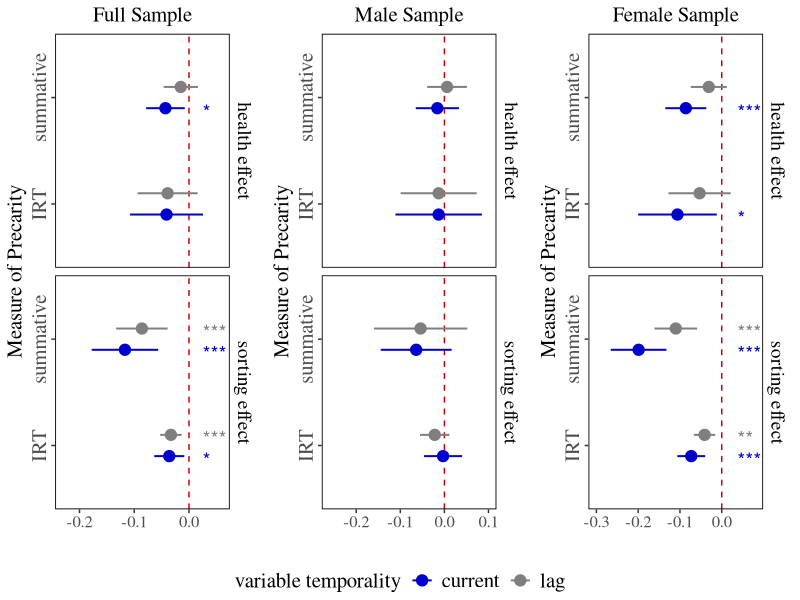
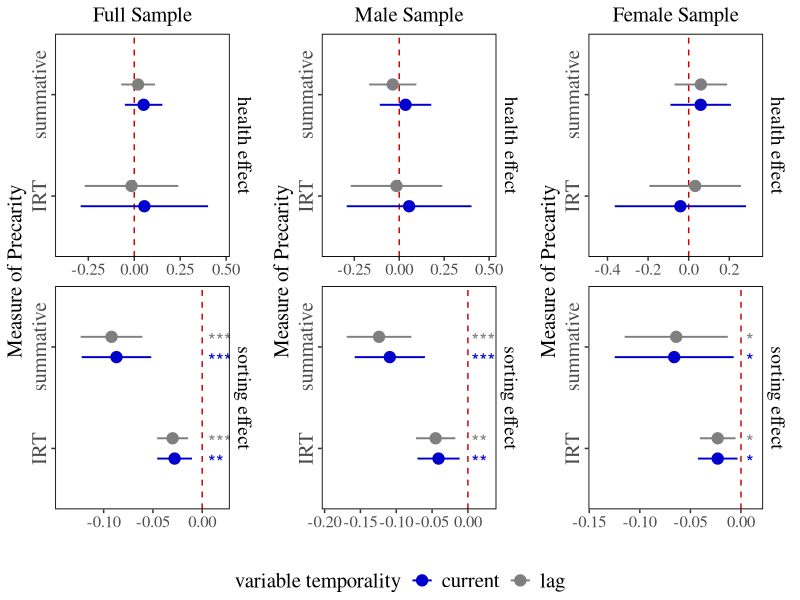
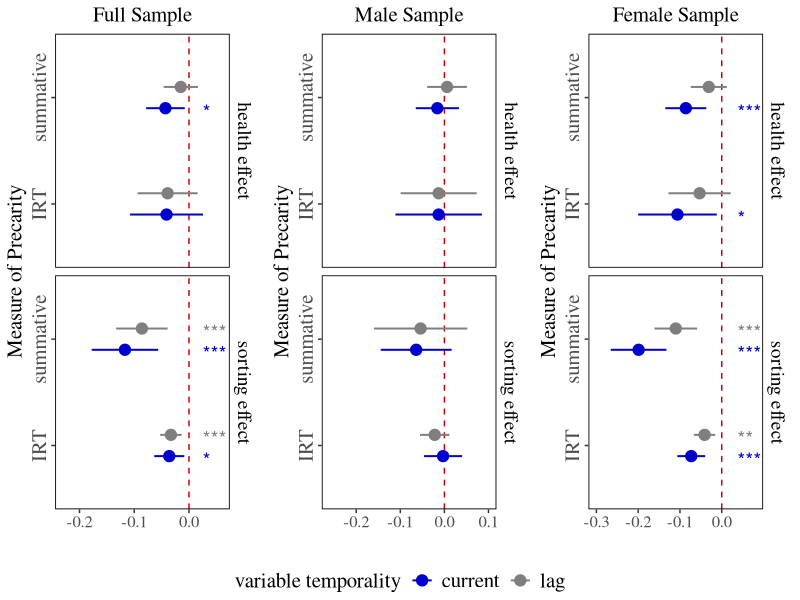
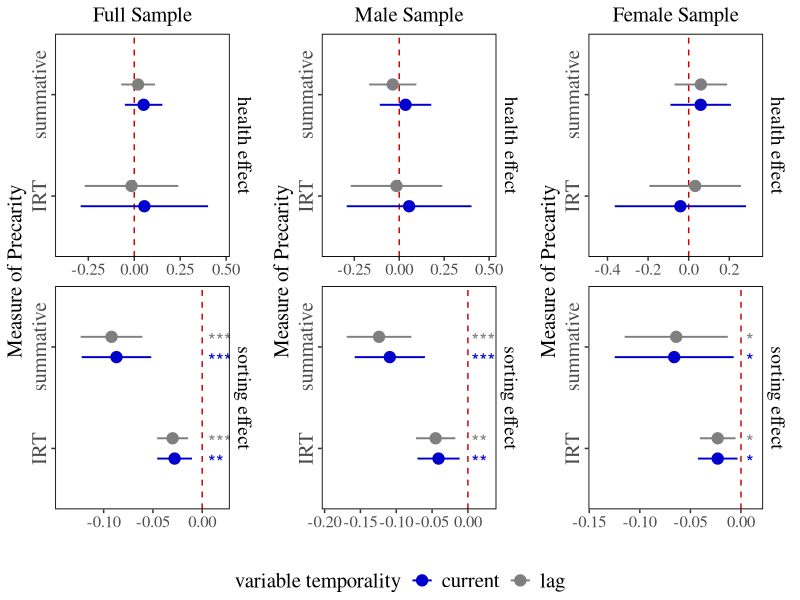

These figures' R source, in order:
library(ggplot2)
library(dplyr)
library(ggpubr)

## set working directory
setwd("/Users/wenhao/Library/CloudStorage/Dropbox/RA Linsey/github_share")

## plot
results <- read.csv("results/CLPM.csv")

## change order
results$model <- as.character(results$model)
results$model <- factor(results$model, levels=c("female","male","full"))

## change effect label
results <- results %>%
  mutate(direction = case_when(
    direction == "sorting" ~ "sorting effect",
    direction == "causation" ~ "health effect"
  ))

######## General Health ########

general_full <-
  results %>%
  mutate(z = coef / se,
         p = 2 * (1 - pnorm(abs(z))),
         sig = case_when(
           p < 0.001 ~ "***",
           p < 0.01  ~ "**",
           p < 0.05  ~ "*",
           TRUE      ~ ""
         )) %>%
  filter(response=="general health") %>%
  filter(model=="full") %>%
  ggplot(aes(x = factor(measure), y = coef, color = time)) +
  geom_hline(yintercept = 0, colour = "red3", lty = 2) +
  geom_point(aes(x = measure, 
                 y = coef), position=position_dodge(width=0.4),
             size = 3.5) + 
  facet_grid(direction~.) +
  geom_errorbar(aes(ymin=coef-1.96*se, ymax=coef+1.96*se), width=0,
                position=position_dodge(.4), lwd = 2/3) +
  scale_color_manual(values=c("blue3","grey50")) +
  coord_flip() +
  xlab("Measure of Precarity") +
  ylim(-0.23,0.06) +
  ylab("") +
  theme_classic() +
  ggtitle("Full Sample") +
  labs(color = "variable temporality") +
  theme(text = element_text(family="Times"),
        legend.position="bottom",
        plot.title = element_text(size=15, hjust=0.5),
        panel.grid.major = element_blank(),
        panel.grid.minor = element_blank(),
        strip.background = element_blank(),
        axis.line = element_blank(),
        strip.text.y = element_text(size = 14, colour = "black"),
        panel.border = element_rect(colour = "black", fill = NA, linewidth=0.6),
        axis.text.y = element_text(size=15, angle=90, hjust=0.5),
        axis.text.x = element_text(size=12),
        axis.title=element_text(size=15,hjust=0.5),
        legend.text = element_text(size=15),
        legend.title = element_text(size=15))  + 
  geom_text(
    aes(label = sig,
        group = time,
        y = 0.025),
    position = position_dodge(width = 0.4),
    size = 5,
    hjust = 0,
    vjust = 0.75,
    show.legend = FALSE) 

general_male <-
  results %>%
  mutate(z = coef / se,
         p = 2 * (1 - pnorm(abs(z))),
         sig = case_when(
           p < 0.001 ~ "***",
           p < 0.01  ~ "**",
           p < 0.05  ~ "*",
           TRUE      ~ ""
         )) %>%
  filter(response=="general health") %>%
  filter(model=="male") %>%
  ggplot(aes(x = factor(measure), y = coef, color = time)) +
  geom_hline(yintercept = 0, colour = "red3", lty = 2) +
  geom_point(aes(x = measure, 
                 y = coef), position=position_dodge(width=0.4),
             size = 3.5) + 
  facet_grid(direction~.) +
  geom_errorbar(aes(ymin=coef-1.96*se, ymax=coef+1.96*se), width=0,
                position=position_dodge(.4), lwd = 2/3) +
  scale_color_manual(values=c("blue3","grey50")) +
  coord_flip() +
  xlab("Measure of Precarity") +
  ylim(-0.26,0.1) +
  ylab("") +
  theme_classic() +
  ggtitle("Male Sample") +
  labs(color = "variable temporality") +
  theme(text = element_text(family="Times"),
        legend.position="bottom",
        plot.title = element_text(size=15, hjust=0.5),
        panel.grid.major = element_blank(),
        panel.grid.minor = element_blank(),
        strip.background = element_blank(),
        axis.line = element_blank(),
        strip.text.y = element_text(size = 14, colour = "black"),
        panel.border = element_rect(colour = "black", fill = NA, linewidth=0.6),
        axis.text.y = element_text(size=15, angle=90, hjust=0.5),
        axis.text.x = element_text(size=12),
        axis.title=element_text(size=15,hjust=0.5),
        legend.text = element_text(size=15),
        legend.title = element_text(size=15))  + 
  geom_text(
    aes(label = sig,
        group = time,
        y = 0.045),
    position = position_dodge(width = 0.4),
    size = 5,
    hjust = 0,
    vjust = 0.75,
    show.legend = FALSE) 

general_female <-
  results %>%
  mutate(z = coef / se,
         p = 2 * (1 - pnorm(abs(z))),
         sig = case_when(
           p < 0.001 ~ "***",
           p < 0.01  ~ "**",
           p < 0.05  ~ "*",
           TRUE      ~ ""
         )) %>%
  filter(response=="general health") %>%
  filter(model=="female") %>%
  ggplot(aes(x = factor(measure), y = coef, color = time)) +
  geom_hline(yintercept = 0, colour = "red3", lty = 2) +
  geom_point(aes(x = measure, 
                 y = coef), position=position_dodge(width=0.4),
             size = 3.5) + 
  facet_grid(direction~.) +
  geom_errorbar(aes(ymin=coef-1.96*se, ymax=coef+1.96*se), width=0,
                position=position_dodge(.4), lwd = 2/3) +
  scale_color_manual(values=c("blue3","grey50")) +
  coord_flip() +
  xlab("Measure of Precarity") +
  ylim(-0.3,0.08) +
  ylab("") +
  theme_classic() +
  ggtitle("Female Sample") +
  labs(color = "variable temporality") +
  theme(text = element_text(family="Times"),
        legend.position="bottom",
        plot.title = element_text(size=15, hjust=0.5),
        panel.grid.major = element_blank(),
        panel.grid.minor = element_blank(),
        strip.background = element_blank(),
        axis.line = element_blank(),
        strip.text.y = element_text(size = 14, colour = "black"),
        panel.border = element_rect(colour = "black", fill = NA, linewidth=0.6),
        axis.text.y = element_text(size=15, angle=90, hjust=0.5),
        axis.text.x = element_text(size=12),
        axis.title=element_text(size=15,hjust=0.5),
        legend.text = element_text(size=15),
        legend.title = element_text(size=15))  + 
  geom_text(
    aes(label = sig,
        group = time,
        y = 0.038),
    position = position_dodge(width = 0.4),
    size = 5,
    hjust = 0,
    vjust = 0.75,
    show.legend = FALSE) 

## plot
ggarrange(general_full,
          general_male,
          general_female,
          common.legend = TRUE, legend="bottom",nrow=1,ncol=3,
          labels=NULL)
ggsave("results/figures/CLPM_general.png", width = 23.6, height = 13.5, units = "cm")


######## Mental Health ########

mental_full <- results %>%
  mutate(z = coef / se,
         p = 2 * (1 - pnorm(abs(z))),
         sig = case_when(
           p < 0.001 ~ "***",
           p < 0.01  ~ "**",
           p < 0.05  ~ "*",
           TRUE      ~ ""
         )) %>%
  filter(response=="mental health") %>%
  filter(model=="full") %>%
  ggplot(aes(x = factor(measure), y = coef, color = time)) +
  geom_hline(yintercept = 0, colour = "red3", lty = 2) +
  geom_point(aes(x = measure, 
                 y = coef), position=position_dodge(width=0.4),
             size = 3.5) + 
  facet_wrap(.~direction, scales = "free", ncol = 1, 
             strip.position = "right") +
  scale_y_continuous(expand = expansion(mult = c(0.2, 0.17))) +
  geom_errorbar(aes(ymin=coef-1.96*se, ymax=coef+1.96*se), width=0,
                position=position_dodge(.4), lwd = 2/3) +
  scale_color_manual(values=c("blue3","grey50")) +
  coord_flip() +
  xlab("Measure of Precarity") +
  ylab("") +
  theme_classic() +
  ggtitle("Full Sample") +
  labs(color = "variable temporality") +
  theme(text = element_text(family="Times"),
        legend.position="bottom",
        plot.title = element_text(size=15, hjust=0.5),
        panel.grid.major = element_blank(),
        panel.grid.minor = element_blank(),
        strip.background = element_blank(),
        axis.line = element_blank(),
        strip.text.y = element_text(size = 14, colour = "black"),
        panel.border = element_rect(colour = "black", fill = NA, linewidth=0.6),
        axis.text.y = element_text(size=15, angle=90, hjust=0.5),
        axis.text.x = element_text(size=12),
        axis.title=element_text(size=15,hjust=0.5),
        legend.text = element_text(size=15),
        legend.title = element_text(size=15))  + 
  geom_text(
    aes(label = sig,
        group = time,
        y = 0.006),
    position = position_dodge(width = 0.4),
    size = 5,
    hjust = 0,
    vjust = 0.75,
    show.legend = FALSE) 

mental_male <-
  results %>%
  mutate(z = coef / se,
         p = 2 * (1 - pnorm(abs(z))),
         sig = case_when(
           p < 0.001 ~ "***",
           p < 0.01  ~ "**",
           p < 0.05  ~ "*",
           TRUE      ~ ""
         )) %>%
  filter(response=="mental health") %>%
  filter(model=="male") %>%
  ggplot(aes(x = factor(measure), y = coef, color = time)) +
  geom_hline(yintercept = 0, colour = "red3", lty = 2) +
  geom_point(aes(x = measure, 
                 y = coef), position=position_dodge(width=0.4),
             size = 3.5) + 
  facet_wrap(.~direction, scales = "free", ncol = 1, 
             strip.position = "right") +
  scale_y_continuous(expand = expansion(mult = c(0.2, 0.2))) +
  geom_errorbar(aes(ymin=coef-1.96*se, ymax=coef+1.96*se), width=0,
                position=position_dodge(.4), lwd = 2/3) +
  scale_color_manual(values=c("blue3","grey50")) +
  coord_flip() +
  xlab("Measure of Precarity") +
  ylab("") +
  theme_classic() +
  ggtitle("Male Sample") +
  labs(color = "variable temporality") +
  theme(text = element_text(family="Times"),
        legend.position="bottom",
        plot.title = element_text(size=15, hjust=0.5),
        panel.grid.major = element_blank(),
        panel.grid.minor = element_blank(),
        strip.background = element_blank(),
        axis.line = element_blank(),
        strip.text.y = element_text(size = 14, colour = "black"),
        panel.border = element_rect(colour = "black", fill = NA, linewidth=0.6),
        axis.text.y = element_text(size=15, angle=90, hjust=0.5),
        axis.text.x = element_text(size=12),
        axis.title=element_text(size=15,hjust=0.5),
        legend.text = element_text(size=15),
        legend.title = element_text(size=15))  + 
  geom_text(
    aes(label = sig,
        group = time,
        y = 0.005),
    position = position_dodge(width = 0.4),
    size = 5,
    hjust = 0,
    vjust = 0.75,
    show.legend = FALSE) 

mental_female <-
  results %>%
  mutate(z = coef / se,
         p = 2 * (1 - pnorm(abs(z))),
         sig = case_when(
           p < 0.001 ~ "***",
           p < 0.01  ~ "**",
           p < 0.05  ~ "*",
           TRUE      ~ ""
         )) %>%
  filter(response=="mental health") %>%
  filter(model=="female") %>%
  ggplot(aes(x = factor(measure), y = coef, color = time)) +
  geom_hline(yintercept = 0, colour = "red3", lty = 2) +
  geom_point(aes(x = measure, 
                 y = coef), position=position_dodge(width=0.4),
             size = 3.5) + 
  facet_wrap(.~direction, scales = "free", ncol = 1, 
             strip.position = "right") +
  scale_y_continuous(expand = expansion(mult = c(0.2, 0.13))) +
  geom_errorbar(aes(ymin=coef-1.96*se, ymax=coef+1.96*se), width=0,
                position=position_dodge(.4), lwd = 2/3) +
  scale_color_manual(values=c("blue3","grey50")) +
  coord_flip() +
  xlab("Measure of Precarity") +
  ylab("") +
  theme_classic() +
  ggtitle("Female Sample") +
  labs(color = "variable temporality") +
  theme(text = element_text(family="Times"),
        legend.position="bottom",
        plot.title = element_text(size=15, hjust=0.5),
        panel.grid.major = element_blank(),
        panel.grid.minor = element_blank(),
        strip.background = element_blank(),
        axis.line = element_blank(),
        strip.text.y = element_text(size = 14, colour = "black"),
        panel.border = element_rect(colour = "black", fill = NA, linewidth=0.6),
        axis.text.y = element_text(size=15, angle=90, hjust=0.5),
        axis.text.x = element_text(size=12),
        axis.title=element_text(size=15,hjust=0.5),
        legend.text = element_text(size=15),
        legend.title = element_text(size=15))  + 
  geom_text(
    aes(label = sig,
        group = time,
        y = 0.005),
    position = position_dodge(width = 0.4),
    size = 5,
    hjust = 0,
    vjust = 0.75,
    show.legend = FALSE) 

## plot
ggarrange(mental_full,
          mental_male,
          mental_female,
          common.legend = TRUE, legend="bottom",nrow=1,ncol=3,
          labels=NULL)
ggsave("results/figures/CLPM_mental.png", width = 23.6, height = 13.5, units = "cm")
